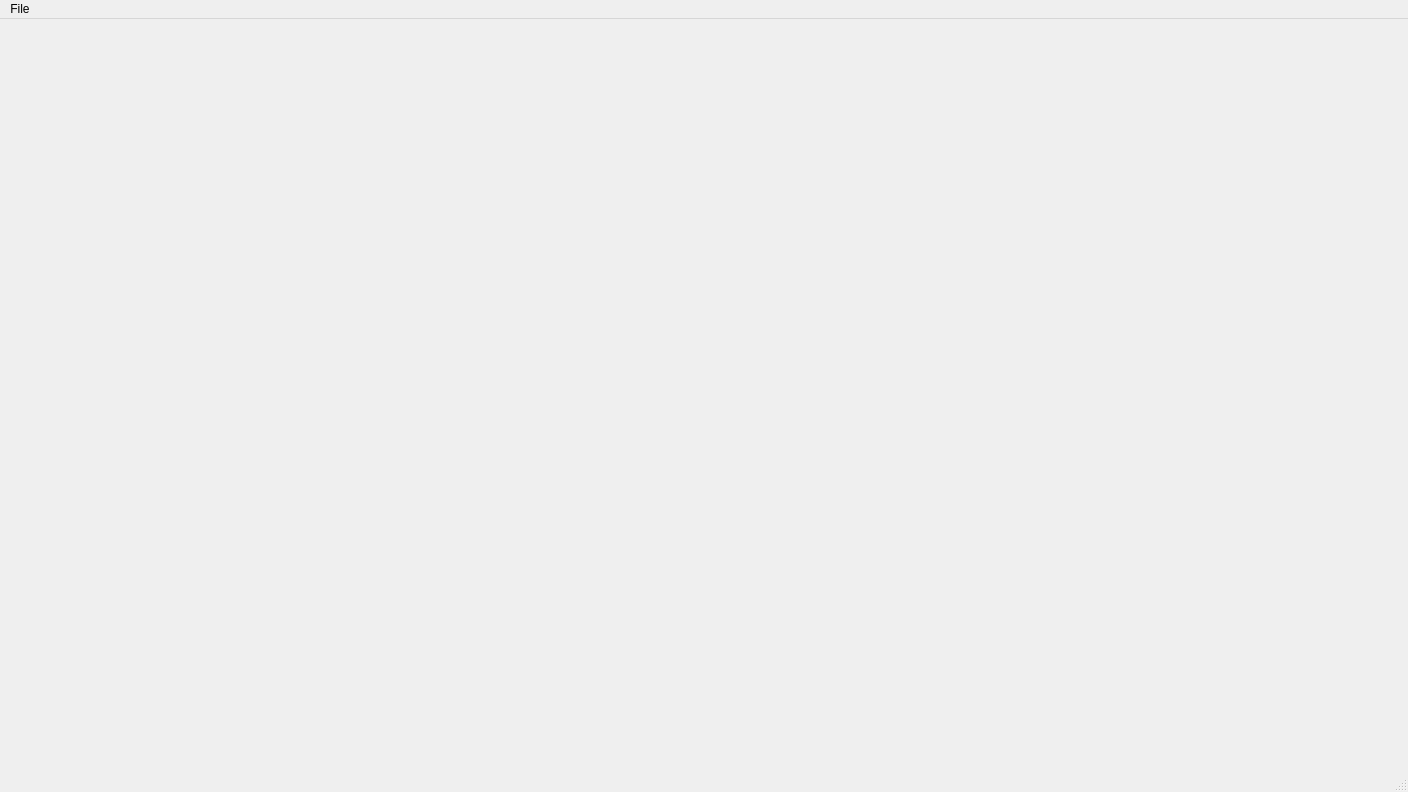
<?xml version="1.0" encoding="UTF-8"?>
<ui version="4.0">
 <class>MainWindow</class>
 <widget class="QMainWindow" name="MainWindow">
  <property name="geometry">
   <rect>
    <x>0</x>
    <y>0</y>
    <width>1408</width>
    <height>792</height>
   </rect>
  </property>
  <property name="windowTitle">
   <string>MainWindow</string>
  </property>
  <widget class="QWidget" name="centralwidget">
   <widget class="QLabel" name="img_label">
    <property name="geometry">
     <rect>
      <x>42</x>
      <y>24</y>
      <width>1280</width>
      <height>722</height>
     </rect>
    </property>
    <property name="minimumSize">
     <size>
      <width>1280</width>
      <height>720</height>
     </size>
    </property>
    <property name="text">
     <string/>
    </property>
   </widget>
  </widget>
  <widget class="QMenuBar" name="menubar">
   <property name="geometry">
    <rect>
     <x>0</x>
     <y>0</y>
     <width>1408</width>
     <height>18</height>
    </rect>
   </property>
   <widget class="QMenu" name="menuFile">
    <property name="title">
     <string>File</string>
    </property>
    <addaction name="actionFlip_Frame"/>
   </widget>
   <addaction name="menuFile"/>
  </widget>
  <widget class="QStatusBar" name="statusbar"/>
  <action name="actionFlip_Frame">
   <property name="checkable">
    <bool>true</bool>
   </property>
   <property name="checked">
    <bool>true</bool>
   </property>
   <property name="text">
    <string>Flip Frame</string>
   </property>
  </action>
 </widget>
 <resources/>
 <connections/>
</ui>
